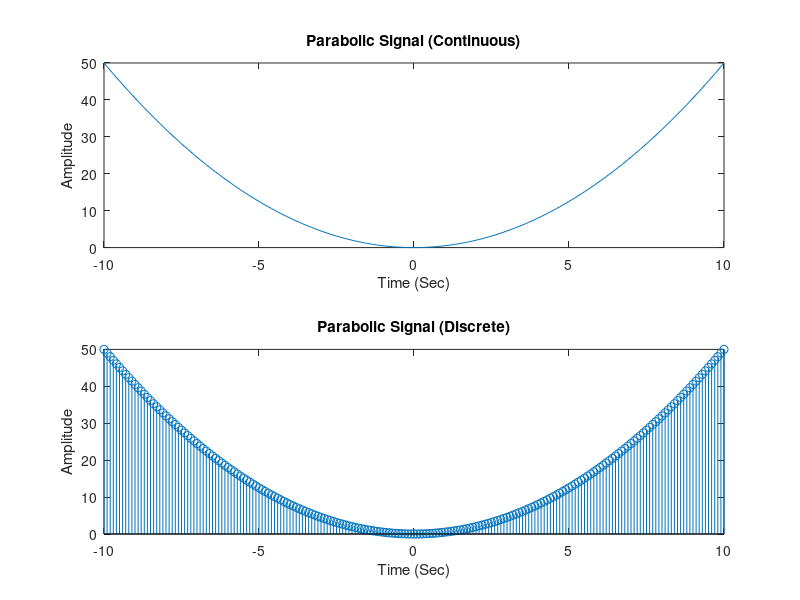

This chart was generated by the following MATLAB code:
%parabolic function

t = -10 : 0.1 : 10;
par = (t.^2) / 2;

subplot(211)
plot(t, par)
title('Parabolic Signal (Continuous)');
xlabel('Time (Sec)');
ylabel('Amplitude');

subplot(212)
stem(t, par)
title('Parabolic Signal (Discrete)');
xlabel('Time (Sec)');
ylabel('Amplitude');
